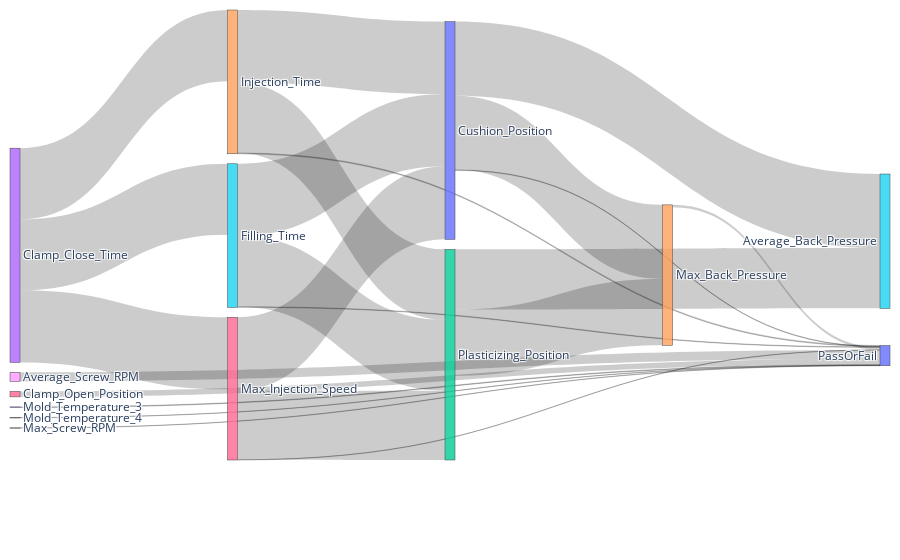

Notebook code cell kept with this figure:
### Markdown cell above
Type3

### Code cell
y_shap_abs_min = 0.001
between_step_corr_min = 0.8
show_causation_chart(type3_relations, y_shap_abs_min, between_step_corr_min)

### Figure 1 — Plotly figure (JSON) as saved in the notebook; plotly's stock layout.template omitted (floating-point values rounded to 4 significant figures)
{"data": [{"link": {"label": ["real value : -0.958", "real value : -0.953", "real value : 0.969", "real value : -0.974", "real value : 0.948", "real value : -0.971", "real value : 0.951", "real value : 0.983", "real value : -0.933", "real value : 0.996", "real value : 0.996", "real value : -0.891", "real value : -0.81", "real value : 0.008", "real value : 0.004", "real value : 0.011", "real value : 0.007", "real value : 0.003", "real value : 0.006", "real value : 0.033", "real value : 0.074", "real value : 0.004", "real value : 0.121"], "source": [13, 13, 13, 14, 14, 15, 15, 16, 16, 20, 20, 22, 22, 3, 4, 14, 15, 16, 20, 24, 26, 17, 18], "target": [14, 15, 16, 20, 22, 20, 22, 20, 22, 24, 25, 24, 25, 0, 0, 0, 0, 0, 0, 0, 0, 0, 0], "value": [95.76, 95.35, 96.88, 97.41, 94.77, 97.07, 95.14, 98.26, 93.25, 99.65, 99.62, 89.15, 80.99, 0.8275, 0.36, 1.121, 0.7241, 0.3209, 0.6382, 3.268, 7.388, 0.4008, 12.08]}, "node": {"label": ["PassOrFail", "Plasticizing_Time", "Hopper_Temperature", "Mold_Temperature_3", "Mold_Temperature_4", "Cycle_Time", "Barrel_Temperature_1", "Barrel_Temperature_2", "Barrel_Temperature_3", "Barrel_Temperature_4", "Barrel_Temperature_5", "Barrel_Temperature_6", "Barrel_Temperature_7", "Clamp_Close_Time", "Injection_Time", "Filling_Time", "Max_Injection_Speed", "Max_Screw_RPM", "Average_Screw_RPM", "Max_Injection_Pressure", "Cushion_Position", "Switch_Over_Position", "Plasticizing_Position", "Max_Switch_Over_Pressure", "Max_Back_Pressure", "Average_Back_Pressure", "Clamp_Open_Position"], "line": {"width": 0.5}, "pad": 10, "thickness": 10}, "type": "sankey", "uid": "333ff957-4b25-454b-b17b-14e703522f91", "valueformat": ".3r"}], "layout": {"autosize": true, "margin": {"b": 100, "l": 10, "r": 10, "t": 10}}}
